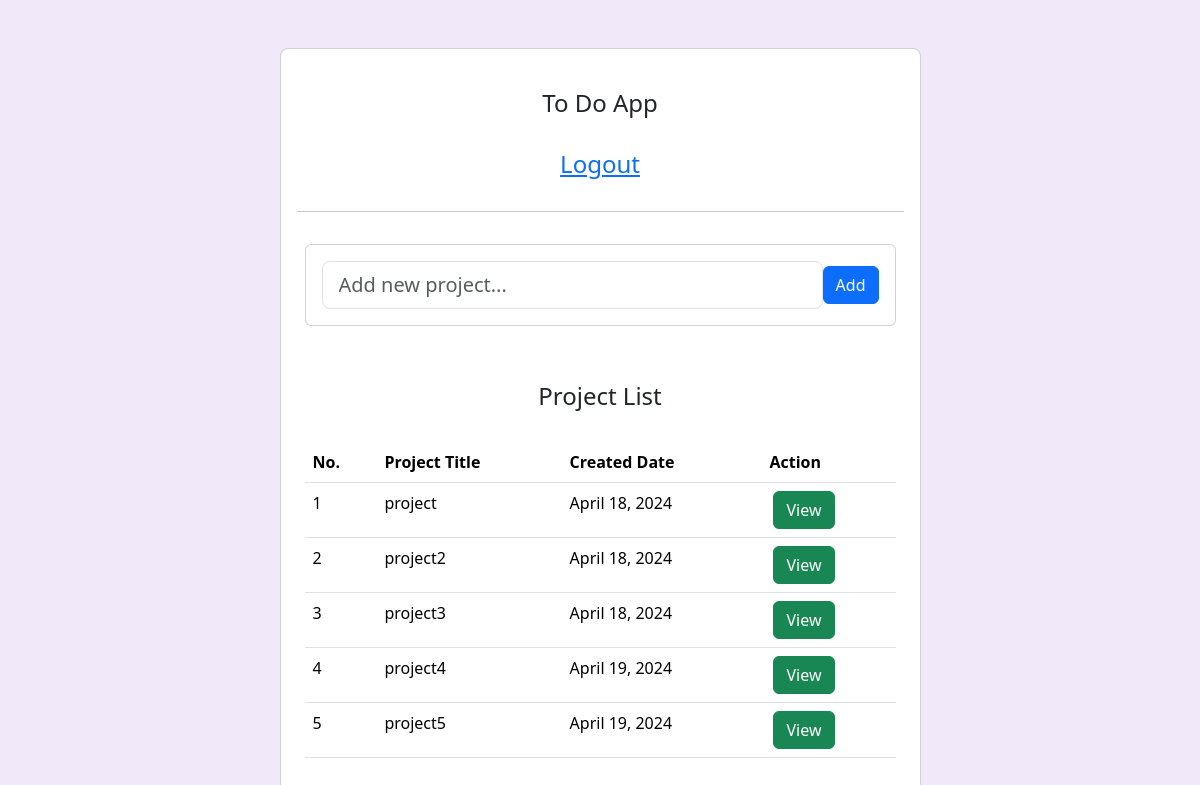
/home/ (signed in), run on the app's committed database.
### todos/models.py (models this page shows, shortened)
class Project(models.Model):
    title = models.CharField(max_length=100)
    created_date = models.DateTimeField(auto_now_add=True)

### todos/views.py (the view)
# urls.py: path('home/', views.home_page, name='home_page'),
@login_required
def home_page(request):
    if request.method=='POST':
        projectname=request.POST['project']
        projects=Project.objects.create(title=projectname)
        projects.save()
        projects = Project.objects.all()  # Retrieve all projects
        return render(request, 'home.html', {'projects': projects})
    else:
        projects = Project.objects.all()
        return render(request, 'home.html', {'projects': projects})

### todos/templates/home.html (shortened to what this page needs)
{% extends 'base.html' %}
{% block content %}
<section class="vh-100">
    <div class="container py-5 h-100">
        <div class="row d-flex justify-content-center align-items-center h-100">
            <div class="col col-lg-9 col-xl-7">
                <div class="card rounded-3">
                    <div class="card-body p-4">
                        <h4 class="text-center my-3 pb-3">To Do App</h4>
                        <h4 class="text-center my-3 pb-3"><a href="/user_logout/">Logout</a></h4>
                        <form class="row g-3 justify-content-center align-items-center pb-2" method="post" enctype="multipart/form-data">
                            <hr>
                            <div class="pb-2">
                                <div class="card ">
                                    <div class="card-body">
                                        <div class="d-flex flex-row align-items-center ">
                                            <input type="text" class="form-control form-control-lg" name="project"
                                                id="exampleFormControlInput1" placeholder="Add new project...">
                                            <div>
                                                <button  class="btn btn-primary">Add</button>
                                            </div>
                                        </div>
                                    </div>
                                </div>
                            </div>
                        </form>
                        <br>
                        <h4 class="text-center my-3 pb-3">Project List</h4>
                        <table class="table mb-4">
                            <thead>
                                <tr>
                                    <th scope="col">No.</th>
                                    <th scope="col">Project Title</th>
                                    <th scope="col">Created Date</th>
                                    <th scope="col">Action</th>
                                </tr>
                            </thead>
                            <tbody>
                                {% for project in projects %}
                                <tr>
                                    <td>{{forloop.counter}}</td>
                                    <td>{{project.title}}</td>
                                    <td>{{project.created_date|date:"F j, Y"}}</td>
                                    <td>
                                        <button type="submit" class="btn btn-success ms-1"><a href="{% url 'project_details' project_id=project.id %}" style="text-decoration: none; color: white;">View</a></button>
                                    </td>
                                </tr>
                                {% endfor %}
                            </tbody>
                        </table>
                    </div>
                </div>
            </div>
        </div>
    </div>
</section>
{% endblock content %}

### todos/templates/base.html (style rules this page uses)
body { background-color: rgb(241, 232, 250); }

### data on the page
Project: title "project", created_date "April 18, 2024"
Project: title "project2", created_date "April 18, 2024"
Project: title "project3", created_date "April 18, 2024"
Project: title "project4", created_date "April 19, 2024"
Project: title "project5", created_date "April 19, 2024"
